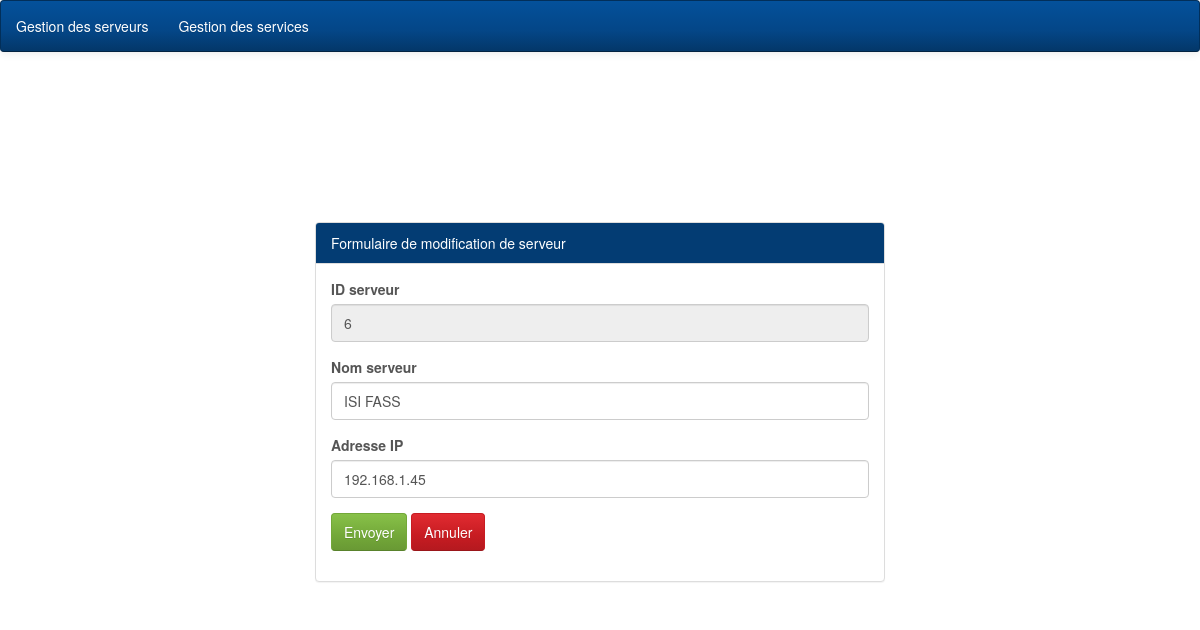
The page /Views/FModifServeur.php?idServ=6 on the database its author committed.
### tables this page shows
CREATE TABLE IF NOT EXISTS `serveur` (
`idServ` int(11) NOT NULL,
  `nomServ` varchar(50) NOT NULL,
  `adripServ` varchar(20) NOT NULL
);

### Model/serveurdao.php (called while the page is built, shortened)
<?php
	function getserveurbyid($idServ)
	{
		$sql = "SELECT * FROM serveur WHERE idServ=$idServ";
		$connect = getConnection();
		$result = mysqli_query($connect, $sql);
		return $result;
	}
?>

### Views/FModifServeur.php (the view, shortened to what this page needs)
<?php
	require_once '../Model/serveurdao.php';
	if (isset($_GET['idServ']))
	{
		$idServ = $_GET['idServ'];
		$result = getserveurbyid($idServ);
		$tab = mysqli_fetch_row($result);
	}
?>
<!DOCTYPE html>
<html>
<head>
	<link rel="stylesheet" type="text/css" href="style/bootstrap-cerulean.min.css">
	<link rel="stylesheet" type="text/css" href="style/style.css">
</head>
<body>
	<nav class="navbar navbar-inverse">
		<ul class="nav navbar-nav">
			<li><a href="LServeur.php">Gestion des serveurs</a></li>
			<li><a href="LServices.php">Gestion des services</a></li>
		</ul>
	</nav>
	<div class="container col-md-6 col-md-offset-3 marge">
		<div class="panel panel-info">
			<div class="panel-heading">Formulaire de modification de serveur</div>
			<div class="panel-body">
				<form method="POST" action="../Controller/TModifServeur.php">
					<div class="form-group">
						<label>ID serveur</label>
						<input type="text" name="idServ" readonly="" class="form-control" required="" value="<?= $tab[0] ?>">
					</div>
					<div class="form-group">
						<label>Nom serveur</label>
						<input type="text" name="nomServ" class="form-control" required="" value="<?= $tab[1] ?>">
					</div>
					<div class="form-group">
						<label>Adresse IP</label>
						<input type="text" name="adripServ" class="form-control" value="<?= $tab[2] ?>">
					</div>
					<div class="form-group">
				<input type="submit" name="envoyer" value="Envoyer" class="btn btn-success">
				<input type="reset" name="annuler" value="Annuler" class="btn btn-danger">
			</div>
				</form>
			</div>
		</div>
	</div>
</body>
</html>

### Views/Style/style.css (style rules this page uses)
.marge { margin-top: 150px; }
body { background-image: url('../img/beaux.jpg'); background-size: 100%; }

### rows shown on the page
serveur: idServ "6", nomServ "ISI FASS", adripServ "192.168.1.45"
